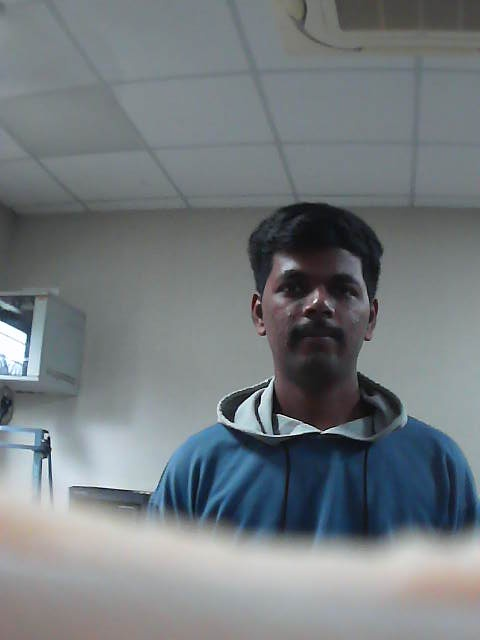
#> input picture known_faces/Nikhil/Nikhil_000.jpg, 480 x 640 px, given in place of the camera
$ python neck_tracker.py
#> lines starting #> are read from the running program, lines starting #| are printed output that depends on the picture; after the words box and inside, x2 and y2 are one past the last pixel; in counts of white or black regions, pixels touching at a corner belong together
"""
neck_tracker.py
================
Face-position tracking for the neck PAN servo (left/right), on the same
SCServo/ST3215 bus (COM5) as the jaw, but a DIFFERENT motor ID.

IMPORTANT — run this standalone, not at the same time as app.py / any
other script that opens COM5. Bus servos share one physical wire; only
one process can hold that serial port open at a time. Once this is
confirmed working, it can be merged into the same shared connection the
jaw already uses (ask me when you're ready for that step).

Two modes:

    python neck_tracker.py --calibrate
        Interactive: press 'a' / 'd' to nudge the neck left/right in
        small steps, prints the raw position value after every move.
        Use this to find your NECK_LEFT / NECK_CENTER / NECK_RIGHT
        values below BEFORE running tracking mode. Press 'q' to quit.

    python neck_tracker.py
        Live face-position tracking: opens the webcam, detects faces
        with OpenCV's built-in Haar Cascade (no training required —
        this is separate from your Teachable Machine model, which only
        classifies "face present or not", not WHERE the face is in
        frame), and pans the neck to keep the largest detected face
        centered.

Install (one-time, if not already present):
    pip install opencv-python pyserial
"""

import sys
import time
import argparse

import cv2
import serial
import serial.tools.list_ports

# ---------------------------------------------------------------------
# HARDWARE CONFIG — fill these in after running --calibrate
# ---------------------------------------------------------------------
NECK_PORT = "COM6"          # confirmed by scan_servo_ids.py
NECK_BAUD = 1000000
NECK_MOTOR_ID = 2           # confirmed by scan_servo_ids.py (jaw is ID 1, neck is ID 2)

NECK_CENTER = 3578          # <-- REQUIRED: position value when facing straight ahead
NECK_LEFT = 3158            # <-- REQUIRED: safe limit turning to (physical) left
NECK_RIGHT = 3890           # <-- REQUIRED: safe limit turning to (physical) right
NECK_INVERT = True          # flip to True if tracking turns the wrong direction

NECK_SPEED = 1000            # lower than the jaw's speed — neck moves should be gentler

# If your camera is physically mounted sideways, rotate the feed here so
# BOTH the preview and face detection see an upright image (Haar Cascade
# expects roughly upright faces — a sideways feed can hurt detection
# accuracy, not just look wrong). Options:
#   cv2.ROTATE_90_COUNTERCLOCKWISE, cv2.ROTATE_90_CLOCKWISE,
#   cv2.ROTATE_180, or None for no rotation.
CAMERA_ROTATE = cv2.ROTATE_90_CLOCKWISE

# ---------------------------------------------------------------------
# Same SCServo checksum packet protocol as jaw_synced_player.py —
# duplicated here (not imported) because this opens its OWN serial
# connection for standalone testing, per the port-sharing note above.
# ---------------------------------------------------------------------
ADDR_TORQUE_ENABLE = 40
ADDR_GOAL_POSITION = 42
ADDR_GOAL_SPEED = 46
ADDR_MODE = 33


def checksum(data):
    return (~sum(data)) & 0xFF


def write_reg(ser, mid, reg, data_bytes):
    body = [0x03, reg] + list(data_bytes)
    length = len(body) + 1
    pkt = [0xFF, 0xFF, mid, length] + body
    pkt.append(checksum(pkt[2:]))
    ser.reset_input_buffer()
    ser.write(bytes(pkt))
    ser.flush()


def setup_motor(ser, mid, speed):
    write_reg(ser, mid, ADDR_TORQUE_ENABLE, [0])
    time.sleep(0.01)
    write_reg(ser, mid, ADDR_MODE, [0])
    time.sleep(0.01)
    write_reg(ser, mid, ADDR_TORQUE_ENABLE, [1])
    time.sleep(0.01)
    write_reg(ser, mid, ADDR_GOAL_SPEED, [speed & 0xFF, (speed >> 8) & 0xFF])


# [22 lines left out: function read_position, not called in this run]


def set_position(ser, mid, position):
    pos = max(0, min(4095, int(position)))
    write_reg(ser, mid, ADDR_GOAL_POSITION, [pos & 0xFF, (pos >> 8) & 0xFF])


def release_torque(ser, mid):
    write_reg(ser, mid, ADDR_TORQUE_ENABLE, [0])


def open_serial():
    try:
        return serial.Serial(NECK_PORT, NECK_BAUD, timeout=0.05)
    except serial.SerialException as e:
        print(f"[ERROR] Could not open {NECK_PORT}: {e}")
        print("        Is app.py / another script already holding this port open?")
        sys.exit(1)


# ---------------------------------------------------------------------
# CALIBRATION MODE
# ---------------------------------------------------------------------
# [84 lines left out: function run_calibrate, not called in this run]


# ---------------------------------------------------------------------
# LIVE FACE-TRACKING MODE
# ---------------------------------------------------------------------
def run_tracking():
    missing = [name for name, val in [
        ("NECK_MOTOR_ID", NECK_MOTOR_ID), ("NECK_CENTER", NECK_CENTER),
        ("NECK_LEFT", NECK_LEFT), ("NECK_RIGHT", NECK_RIGHT),
    ] if val is None]
    if missing:
        print(f"[ERROR] Set these at the top of the file first: {', '.join(missing)}")
        print("        Run: python neck_tracker.py --calibrate")
        sys.exit(1)

    ser = open_serial()
    setup_motor(ser, NECK_MOTOR_ID, NECK_SPEED)

    face_cascade = cv2.CascadeClassifier(
        cv2.data.haarcascades + "haarcascade_frontalface_default.xml"
    )
    cap = cv2.VideoCapture(0)
    if not cap.isOpened():
        print("[ERROR] Could not open camera.")
        sys.exit(1)

    lo, hi = min(NECK_LEFT, NECK_RIGHT), max(NECK_LEFT, NECK_RIGHT)
    half_range = (hi - lo) / 2.0

    current_pos = float(NECK_CENTER)
    SMOOTHING = 0.15      # 0-1, lower = smoother/slower easing toward target
    DEADZONE = 0.06        # ignore tiny offsets near center, avoids jitter
    MIN_STEP_TO_SEND = 3   # don't spam the bus for sub-pixel-equivalent moves

    print("[Neck] Tracking started. Press 'q' in the preview window to quit.")
    try:
        while True:
            ok, frame = cap.read()
#> frame is the input picture: shape (640, 480, 3); mean B, G, R 127.1, 123.3, 116.8
            if not ok:
                continue

            if CAMERA_ROTATE is not None:
                frame = cv2.rotate(frame, CAMERA_ROTATE)
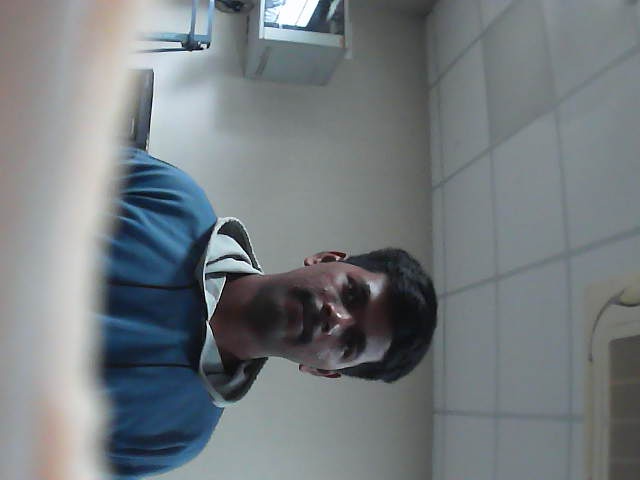
#> frame: shape (480, 640, 3); mean B, G, R 127.1, 123.3, 116.8

            gray = cv2.cvtColor(frame, cv2.COLOR_BGR2GRAY)
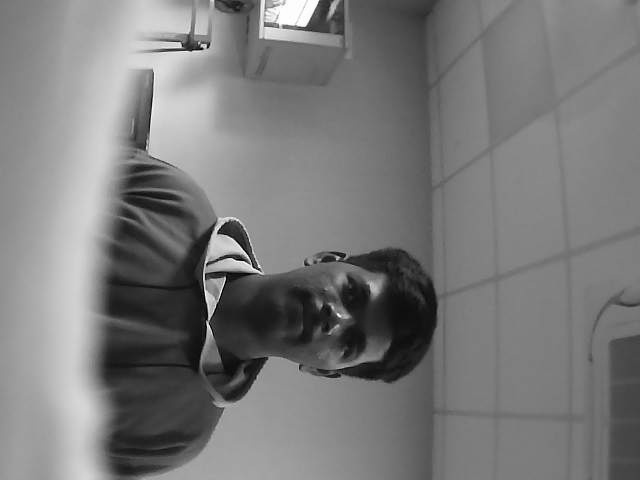
#> gray: shape (480, 640); min 0, max 255, mean 121.8
            faces = face_cascade.detectMultiScale(gray, scaleFactor=1.1, minNeighbors=5,
                                                   minSize=(60, 60))
#> faces = ()

            target_pos = current_pos  # default: hold position if no face
            if len(faces) > 0:
                # Track the largest face (closest person) if several are visible
                x, y, w, h = max(faces, key=lambda f: f[2] * f[3])
                face_center_x = x + w / 2.0
                frame_center_x = frame.shape[1] / 2.0
                offset = (face_center_x - frame_center_x) / frame_center_x  # -1..1

                if NECK_INVERT:
                    offset = -offset

                if abs(offset) >= DEADZONE:
                    target_pos = NECK_CENTER + offset * half_range
                    target_pos = max(lo, min(hi, target_pos))

                cv2.rectangle(frame, (x, y), (x + w, y + h), (0, 255, 0), 2)

            # Ease current position toward target (smooth, not instant)
            current_pos += (target_pos - current_pos) * SMOOTHING

            if abs(current_pos - getattr(run_tracking, "_last_sent", -9999)) >= MIN_STEP_TO_SEND:
                set_position(ser, NECK_MOTOR_ID, current_pos)
                run_tracking._last_sent = current_pos

            cv2.putText(frame, f"pos={int(current_pos)}", (10, 30),
                        cv2.FONT_HERSHEY_SIMPLEX, 0.7, (0, 255, 0), 2)
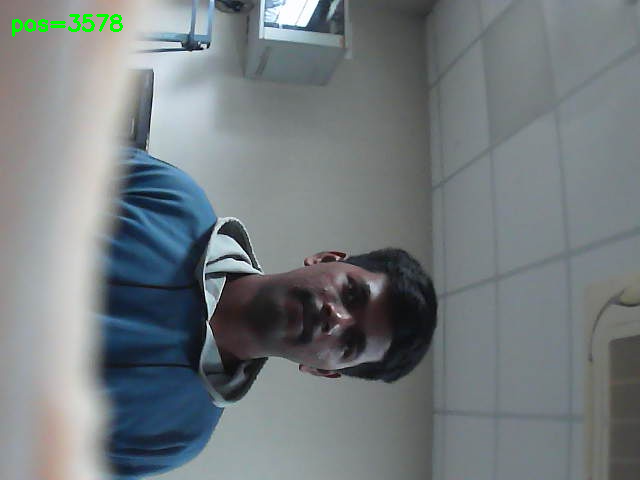
#> frame: shape (480, 640, 3); 0.28% of pixels changed, all inside (x1, y1, x2, y2) = (12, 14, 123, 37)
            cv2.imshow("Neck Tracking", frame)
            if cv2.waitKey(1) & 0xFF == ord("q"):
#> (key q is pressed here)
                break

    except KeyboardInterrupt:
        pass
    finally:
        cap.release()
        cv2.destroyAllWindows()
        release_torque(ser, NECK_MOTOR_ID)
        ser.close()
        print("[Neck] Stopped, torque released.")


if __name__ == "__main__":
    parser = argparse.ArgumentParser()
    parser.add_argument("--calibrate", action="store_true",
                         help="Interactive mode to find safe left/center/right positions")
    args = parser.parse_args()

    if args.calibrate:
        run_calibrate()
    else:
        run_tracking()

$ run again, on known_faces/Nikhil/Nikhil_001.jpg
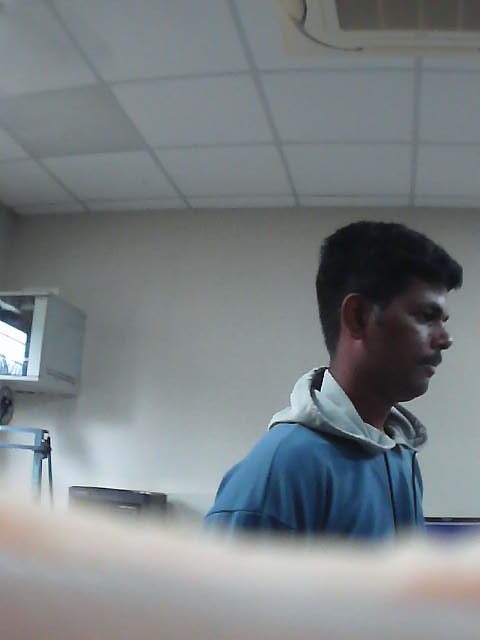
#> input picture known_faces/Nikhil/Nikhil_001.jpg, 480 x 640 px, given in place of the camera
#> in run_tracking, frame is the input picture: shape (640, 480, 3); mean B, G, R 132.3, 129.1, 122.6
#> in run_tracking, `gray = cv2.cvtColor(frame, cv2.COLOR_BGR2GRAY)`:
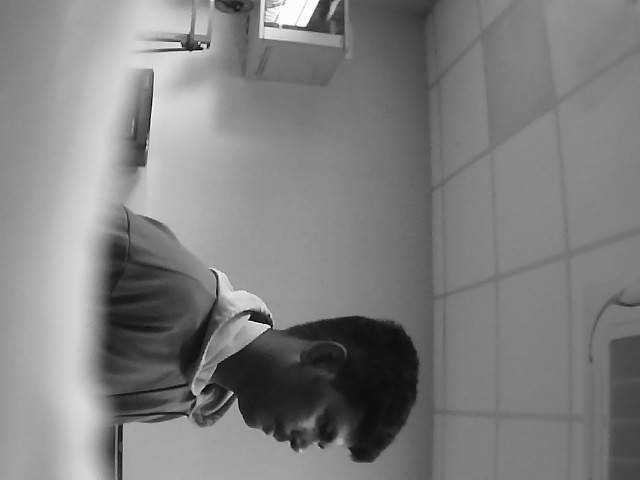
#> gray: shape (480, 640); min 1, max 255, mean 127.5
#> faces = ()
#> in run_tracking, `cv2.putText(frame, f"pos={int(current_pos)}", (10, 30), cv2.FONT_HERSH..`:
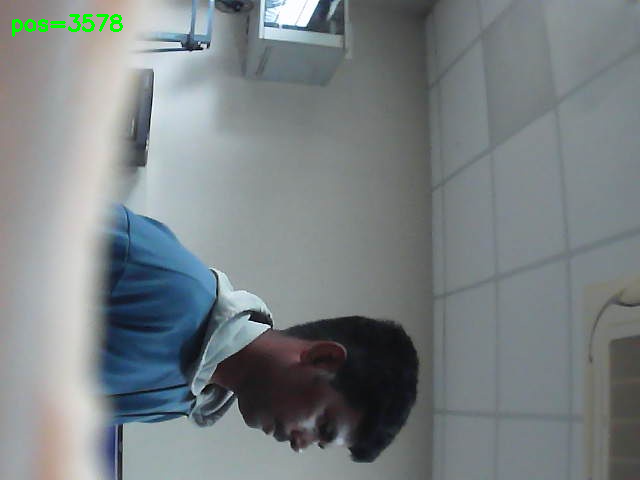
#> frame: shape (480, 640, 3); mean B, G, R 131.8, 129.4, 122.2
